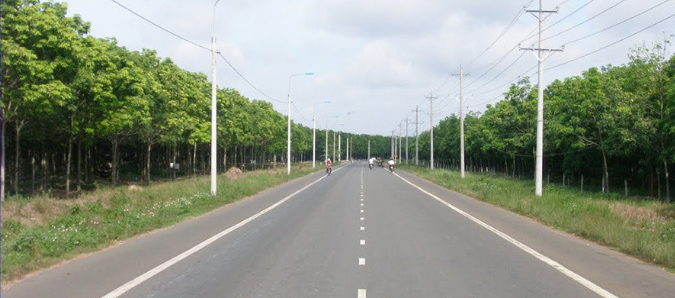
#> input picture Final_Report/FinalReport_Python/Testcase7.png, 675 x 298 px
$ python Line_Dection.py
#> lines starting #> are read from the running program, lines starting #| are printed output that depends on the picture
import cv2
import numpy as np
max_slider = 100
# Read image
img = cv2.imread('Testcase7.png', cv2.IMREAD_COLOR) # road.png is the filename
#> img is the input picture: shape (298, 675, 3); mean B, G, R 133.1, 149.6, 142.6
img = cv2.resize(img, (100,50))
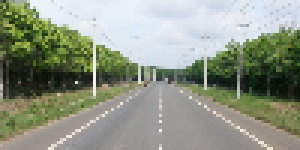
#> img: shape (50, 100, 3) (shown 3 times larger); mean B, G, R 133.3, 149.9, 142.9

red = cv2.imread('RED.png', cv2.IMREAD_COLOR)
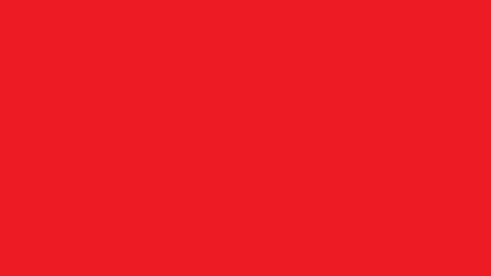
#> input picture Final_Report/FinalReport_Python/RED.png, 491 x 276 px
#> red is the input picture: shape (276, 491, 3); mean B, G, R 36, 28, 237
red = cv2.resize(red, (100,50))
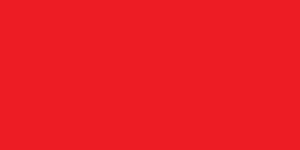
#> red: shape (50, 100, 3) (shown 3 times larger); mean B, G, R 36, 28, 237

# Convert the image to gray-scale
gray = cv2.cvtColor(img, cv2.COLOR_BGR2GRAY)
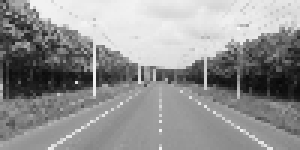
#> gray: shape (50, 100) (shown 3 times larger); min 8, max 249, mean 145.9
# Find the edges in the image using canny detector
edges = cv2.Canny(gray, 50, 200)
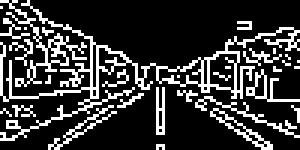
#> edges: shape (50, 100) (shown 3 times larger); 21.2% white in thin lines or dots
# Detect points that form a line
lines = cv2.HoughLinesP(edges, 1, np.pi/180, max_slider, minLineLength=10, maxLineGap=250)
#> lines = None
# Draw lines on the image
# for line in lines:
#     x1, y1, x2, y2 = line[0]
#     cv2.line(img, (x1, y1), (x2, y2), (255, 0, 0), 3)
# Show result
np.savetxt('test.txt', (edges)/255, delimiter=',',fmt="%d", newline=' } , \n { ')
# data = np.loadtxt('Output1.txt', delimiter=' ',dtype= int , usecols=range(100))
# print(data.shape)
# # print(red)
# # red = cv2.cvtColor(red, cv2.COLOR_BGR2GRAY)
#
# for i in range(50):
#     for j in range(100):
#         if(data[i][j]== 0):
#             red[i][j] = 0
#
# # print(red)
#
# Line_STM32 = cv2.addWeighted(img,0.8 ,red,1,1)
# Line_STM32 = cv2.resize(Line_STM32, (600,300))
# # print(Line_STM32)
# cv2.imshow("Result Image", Line_STM32)
# k = cv2.waitKey(0)


print(img.shape)
#| (50, 100, 3)
print(red.shape)
#| (50, 100, 3)
